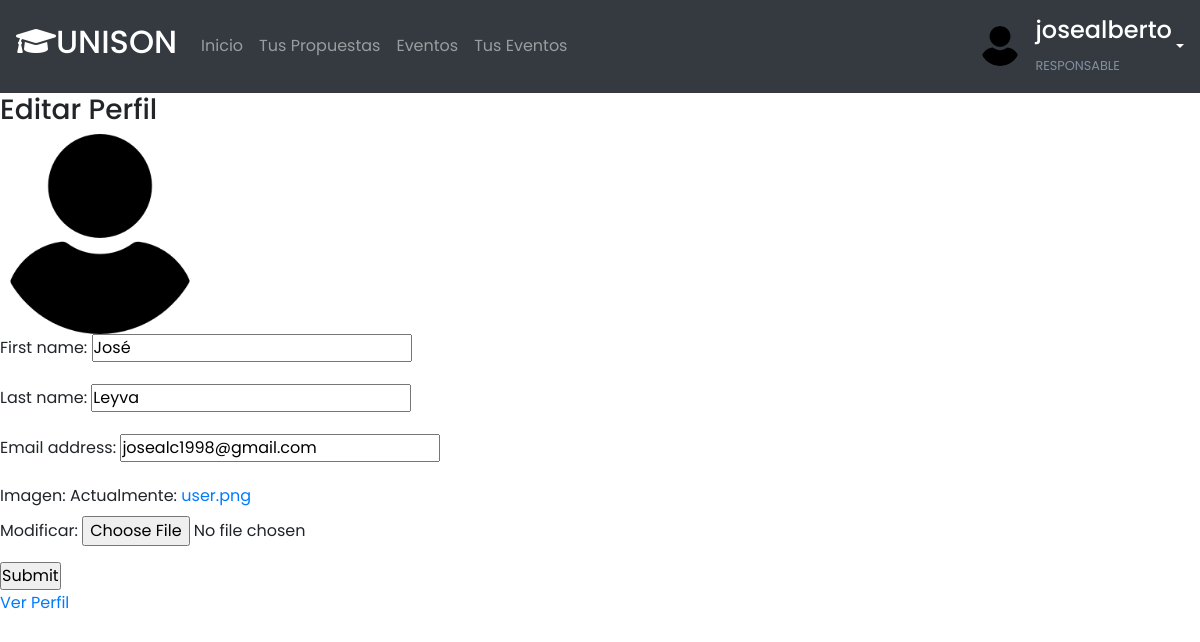
Before: /editar_perfil/ (signed in) with the older database file.
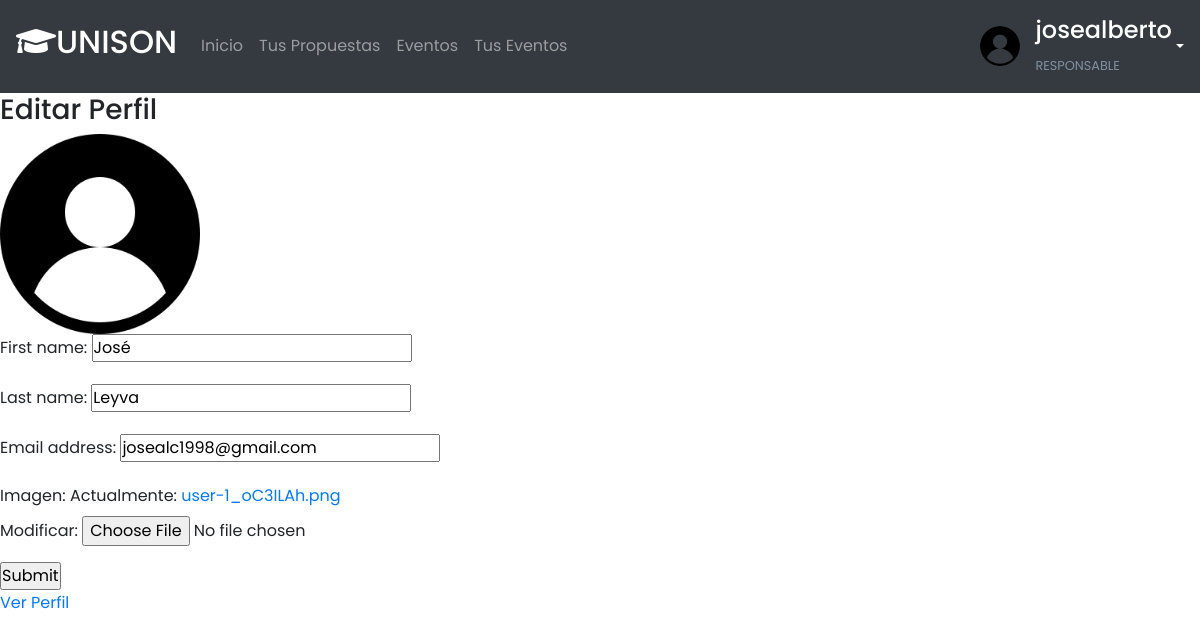
After: the same page with the newer database file.
### eventos/models.py (models this page shows, shortened)
class Usuario(AbstractUser):
    class Roles(models.TextChoices):
        PARTICIPANTE =  "PARTICIPANTE","Participante"
        INSTRUCTOR =  "INSTRUCTOR","Instructor"
        RESPONSABLE =  "RESPONSABLE","Responsable"
    rol = models.CharField(max_length=50,choices=Roles.choices,default=Roles.PARTICIPANTE)
    imagen = models.ImageField(default="male_avatar.svg",null=True)

### eventos/views.py (the view)
# urls.py: path('editar_perfil/',views.editarPerfil,name='editar_perfil'),
@login_required(login_url='login')
def editarPerfil(request):
    user = request.user
    form = UserForm(instance=user)
    if request.method == 'POST':
        form = UserForm(request.POST,request.FILES,instance=user)
        if form.is_valid():
            form.save()
    context = {'form':form}
    return render(request,'editar_perfil.html',context)

### eventos/forms.py
class UserForm(ModelForm):
    class Meta:
        model = Usuario
        fields = ['first_name','last_name','email','imagen']

### eventos/templates/editar_perfil.html (shortened to what this page needs)
{% extends 'main.html' %}
{% block content %}
<h3>Editar Perfil</h3>
<img src="{{request.user.imagen.url}}" style="width: 200px; height: 200px;" alt="">
<form action="" method="POST" enctype="multipart/form-data">
    {{form.as_p}}
    <input type="submit" name="Actualizar" id="">
</form>
<a href="{% url 'ver_perfil' %}">Ver Perfil</a>
{% endblock %}

### eventos/templates/navbar.html (shortened to what this page needs)
<nav class="navbar navbar-expand-lg navbar-dark bg-dark p-3">
    <a class="navbar-brand" href="{% url 'inicio' %}"><h2><i class="fas fa-graduation-cap"></i>UNISON</h2></a>
    <div class="navbar-collapse collapse w-100 order-1 order-md-0 dual-collapse2">
        {% if request.user.rol == 'RESPONSABLE' %}
        <ul class="navbar-nav mr-auto">
            <li class="nav-item">
                <a class="nav-link" href="{% url 'inicio' %}">Inicio</a>
            </li>
            <li class="nav-item">
                <a class="nav-link" href="{% url 'PropuestasEventosFormativos' %}">Tus Propuestas</a>
            </li>
            <li class="nav-item">
                <a class="nav-link" href="{% url 'AllEventos' %}">Eventos</a>
            </li>
            <li class="nav-item">
                <a class="nav-link" href="{% url 'TusEventos' %}">Tus Eventos</a>
            </li>
        </ul>
        {% endif %}
    </div>
    <div class="navbar-collapse collapse w-100 order-3 dual-collapse2">
        <ul class="navbar-nav ml-auto">
            <div class="dropdown">
                <a class="dropdown-toggle user-wrapper text-white" href="#" role="button" id="dropdownMenuLink" data-toggle="dropdown" aria-haspopup="true" aria-expanded="false">
                    <div><img src="{{request.user.imagen.url}}" style="width: 40px; height: 40px;" alt=""></div>
                    <div><h4 class="text-white">{{request.user.username}}</h4>
                    <small>
                         {%if request.user.is_superuser %}
                                Consejo Divisional
                         {% else %}
                                {{request.user.rol}}
                         {% endif %}
                    </small></div>
                  </a>
              </div>
        </ul>
    </div>
</nav>

Changed rows visible on the page:
changed Usuario "josealberto": user.imagen: picture added in place of a placeholder
Other visible differences:
text no longer shown: "First name: Last name: Email address: Imagen: Actualmente: user.png Modificar:"
text now shown: "First name: Last name: Email address: Imagen: Actualmente: user-1_oC3ILAh.png Modificar:"
